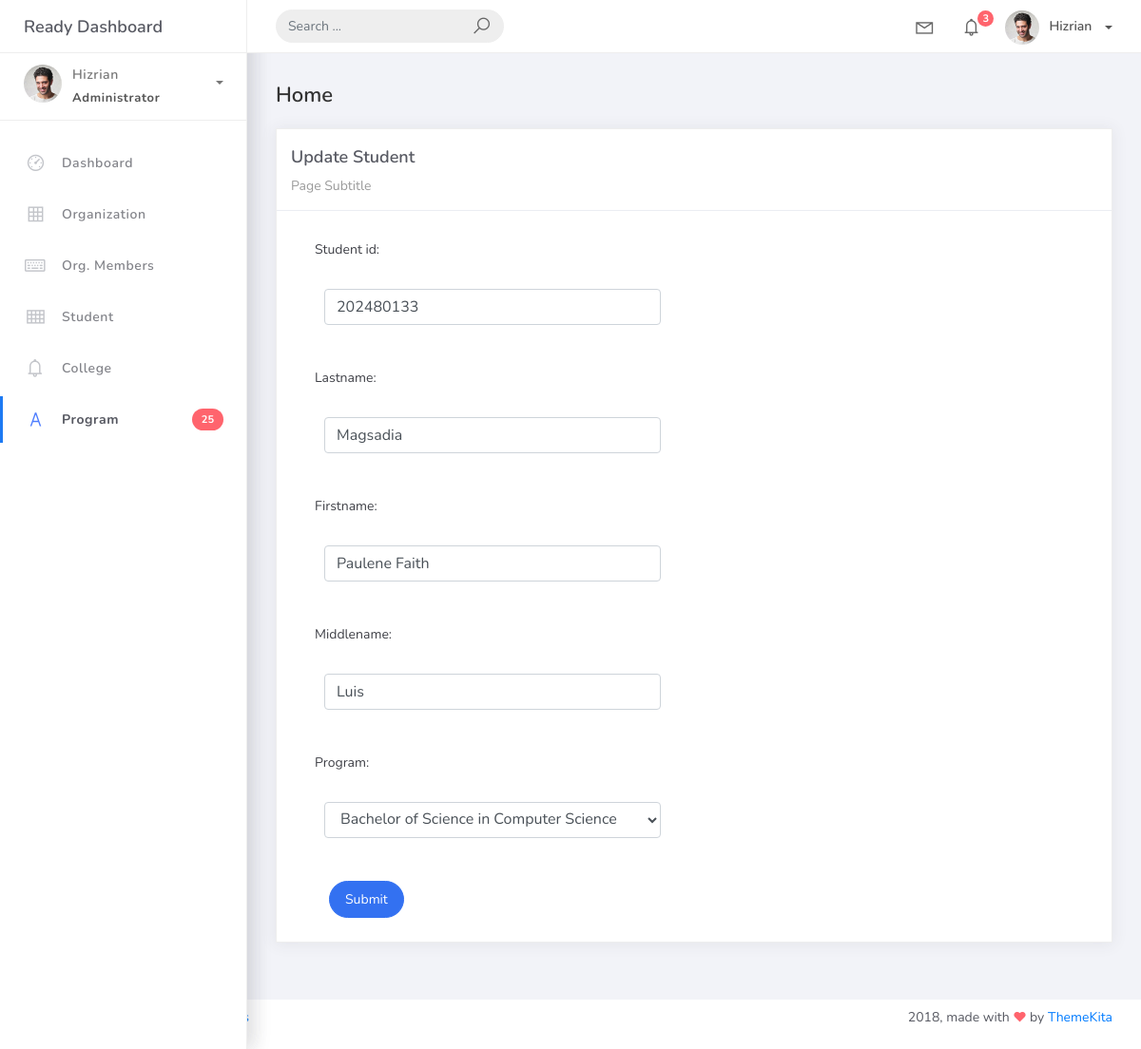
Before: /students_list/1 with the older database file.
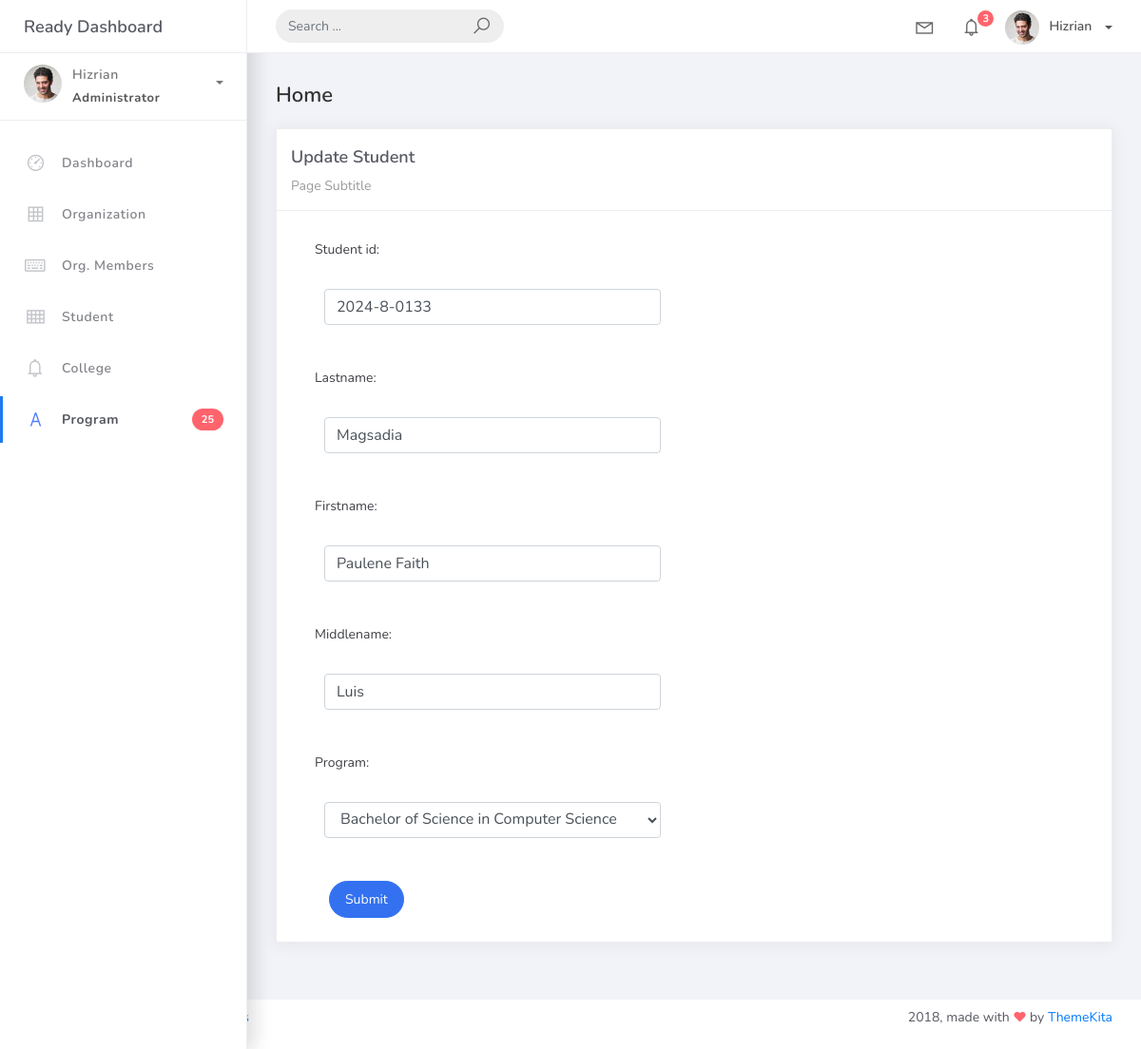
After: the same page with the newer database file.
### studentorg/models.py (models this page shows, shortened)
class BaseModel(models.Model):
    created_at = models.DateTimeField(auto_now_add=True, db_index=True)
    updated_at = models.DateTimeField(auto_now=True)
    class Meta:
        abstract = True

class Student(BaseModel):
    student_id = models.CharField(max_length=15)
    lastname = models.CharField(max_length=25)
    firstname = models.CharField(max_length=25)
    middlename = models.CharField(max_length=25, blank=True, null=True)
    program = models.ForeignKey(Program, on_delete=models.CASCADE)

### studentorg/views.py (the view)
# urls.py: path('students_list/<pk>', views.StudentUpdate.as_view(), name='student-update'),
class StudentUpdate(UpdateView):
    model = Student
    form_class = StudentForm
    template_name = "student_form.html"
    success_url = reverse_lazy("student-list")

### studentorg/forms.py
class StudentForm(ModelForm):
     class Meta:
         model = Student
         fields = "__all__"

### studentorg/models.py (called while the page is built)
    def __str__(self):
        return self.prog_name

### templates/student_form.html (shortened to what this page needs)
{% extends 'base.html' %} {% load static %} {% block content %}
<div class="content">
    <div class="container-fluid">
        <h4 class="page-title">Home</h4>
        <div class="row">
            <div class="col-md-12">
                <div class="card">
                    <div class="card-header">
                        <div class="card-title">
                            {% if object %}
                            Update Student
                            {% else %}
                            Add New Student
                            {% endif %}
                        </div>
                        <div class="card-category">Page Subtitle</div>
                    </div>
                    <div class="card-body">
                        <div class="col-md-6">
                            <form action="" method="post" novalidate>
                                {% include 'includes/form.html' %}
                                <div class="form-group">
                                    <div class="col-md-12 col-sm-3">
                                        <button type="submit" class="btn btn-primary btn-rounded">
                                            Submit
                                        </button>
                                    </div>
                                </div>
                            </form>
                        </div>
                    </div>
                </div>
            </div>
        </div>
    </div>
</div>
{% endblock %}

### templates/includes/form.html (shortened to what this page needs)
{% load widget_tweaks %}
{% for field in form %}
    <div class="field item form-group">
        <label>{{ field.label_tag }}</label>
        <div class="form-group">
            {% render_field field class="form-control" %}
        </div>
    </div>
{% endfor %}

Changed rows visible on the page:
changed Student "Magsadia": student_id "202480133" → "2024-8-0133"
